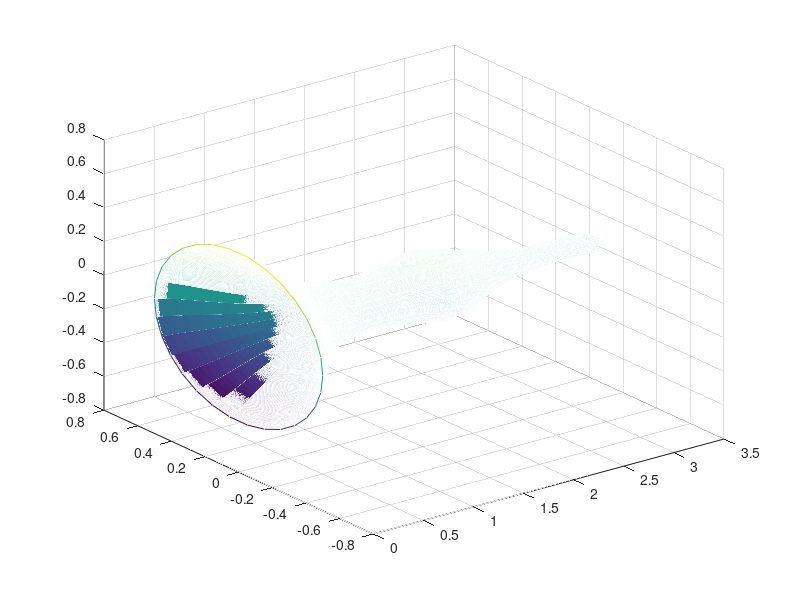

Write the MATLAB code that produced this figure.
clear;
clc;
clf;
format long

% function
f = @(x) (exp(-x/2))./(3-cos(pi.*x));
g = @(x) pi.*(((exp(-x/2))./(3-cos(pi.*x))).^2);

% plot
x = [0:0.001:3.5];
plot(x, f(x));
grid on;

% trapezoid
% start
a = 0;
% ending
b = 3.5;
% length of steps
h = 0.0001;
% h = 0.01;
% number of steps
n = (b-a)/h;

% T0
t_0 = (g(a)+g(b))/2;

for i=1:5
    x = a+[1:n-1]*h;
    t(i)=h*(t_0+sum(g(x)));
    n = 2*n;
    h = h/2;
end
disp('trapezoid is: ');
disp(t');

% trapezoid error
d = diff(t);
kvot = [d(1)/d(2) d(2)/d(3) d(3)/d(4)];
disp('quote trapets is: ');
disp(kvot');
trapezoid_error = abs(d(end)/3);
disp('trapezoid error is: ');
disp(trapezoid_error);

% richardson-extrapolation
r = t(2:end)-abs(d)/3; %choosing the last one
disp('richardson extrapolation is: ');
disp(r');

d_r = diff(r);
richardson_error = abs(d_r(end)/3);
disp('richardson error is: ');
disp(richardson_error);

% volume
volume = r(end);
disp(['the volume is: ' num2str(volume) ' +- ' num2str(richardson_error)]);
disp(' ');


% interval
x = 0:0.001:3.5;

h = f(x);

% rowvector
fi = [0:(2*pi)/30:2*pi]';

qG = quad(g, 0, 3.5);
disp('quad is: ');
disp(qG);
disp('Etrunk for quad is:');
disp(1e-6);

% plot
X = x.*ones(size(fi));
Y = h.*cos(fi);
Z = h.*sin(fi);
mesh(X,Y,Z);